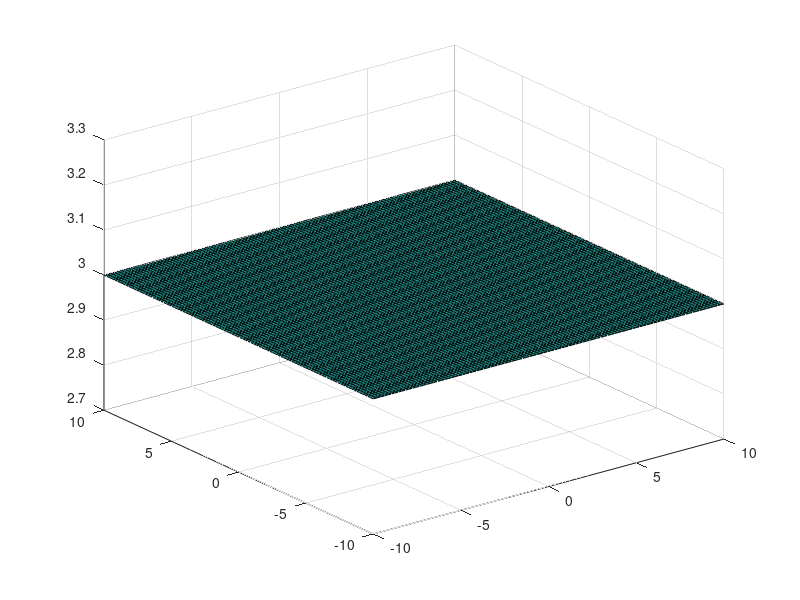

MATLAB code for this plot:

x=linspace(-10, 10, 100);
y=linspace(-10, 10, 100);
[x, y] = meshgrid(x,y);
z=ones(100,100)*3;
surf(x, y, z)
% mesh(x, y)
%  plot3(x,y,z);
% mesh(x,y,z);
% surf(x, y, z);